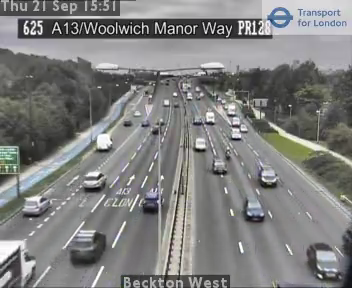
#> input picture frame 27 of inputs/625_201709211551.mp4, 352 x 288 px, given in place of 20181123_130509Stable.mp4, which was not available
$ python haarCascades.py
#> lines starting #> are read from the running program, lines starting #| are printed output that depends on the picture; after the words box and inside, x2 and y2 are one past the last pixel; in counts of white or black regions, pixels touching at a corner belong together; pictures that were not available may be replaced by others from this repository, and a replacement may not be noted
#!/usr/bin/env python3
# -*- coding: utf-8 -*-

import numpy as np
import cv2
import os

# get working directory
loc = os.path.abspath('')

#this is the cascade
car_cascade = cv2.CascadeClassifier(loc+'/trafficCounter/classifier/cars3.xml')

# Video source
inputFile = loc+'/trafficCounter/inputs/20181123_130509Stable.mp4'
cap = cv2.VideoCapture(inputFile)

# get frame size
frame_w = int(cap.get(cv2.CAP_PROP_FRAME_WIDTH))
frame_h = int(cap.get(cv2.CAP_PROP_FRAME_HEIGHT))

# create a mask (manual for each camera)
mask = np.zeros((frame_h,frame_w), np.uint8)
mask[:,:] = 255
mask[:120, :] = 0

frame_no = 0

ret, img = cap.read()
#> img is the input picture: shape (288, 352, 3); mean B, G, R 127.1, 127.9, 127.6

while ret:
    ret, img = cap.read()
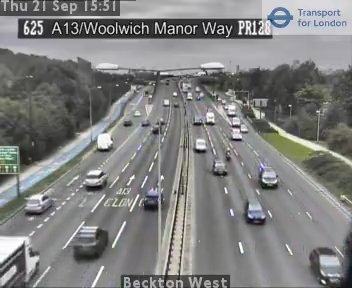
#> input picture frame 28 of inputs/625_201709211551.mp4, 352 x 288 px, given in place of 20181123_130509Stable.mp4, which was not available
#> img is the input picture: shape (288, 352, 3); mean B, G, R 127.3, 128.1, 127.8
    frame_no = frame_no + 1

    gray = cv2.cvtColor(img, cv2.COLOR_BGR2GRAY)

    # apply mask
    gray = cv2.bitwise_and(gray, gray, mask = mask)
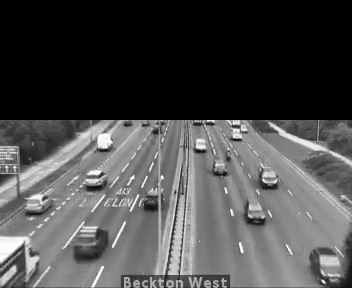
#> gray: shape (288, 352); min 0, max 255, mean 75.4

    # image, reject levels level weights.
    cars = car_cascade.detectMultiScale(gray, 1.008, 5)
#> cars = [[209, 161, 22, 22], [82, 162, 23, 23], [254, 165, 35, 35], [138, 190, 27, 27], [239, 202, 33, 33], [74, 160, 43, 43], [60, 223, 52, 52], [10, 182, 48, 48], [72, 118, 53, 53]]

    # add this
    for (x,y,w,h) in cars:
        cv2.rectangle(img,(x,y),(x+w,y+h),(255,255,0),2)

        roi_gray = gray[y:y+h, x:x+w]
        roi_color = img[y:y+h, x:x+w]
#> this loop made 9 passes
#> pass 1, `roi_gray = gray[y:y+h, x:x+w]`:
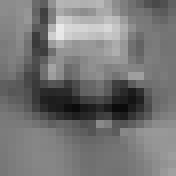
#> roi_gray: shape (22, 22) (shown 8 times larger); min 11, max 233, mean 117.5
#> pass 1, `roi_color = img[y:y+h, x:x+w]`:
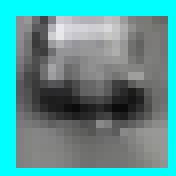
#> roi_color: shape (22, 22, 3) (shown 8 times larger); mean B, G, R 149.6, 149.9, 85.4
#> pass 2, `roi_gray = gray[y:y+h, x:x+w]`:
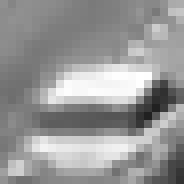
#> roi_gray: shape (23, 23) (shown 8 times larger); min 33, max 255, mean 151
#> pass 2, `roi_color = img[y:y+h, x:x+w]`:
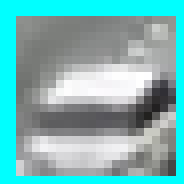
#> roi_color: shape (23, 23, 3) (shown 8 times larger); mean B, G, R 180.7, 180.6, 118.3
#> after the loop:
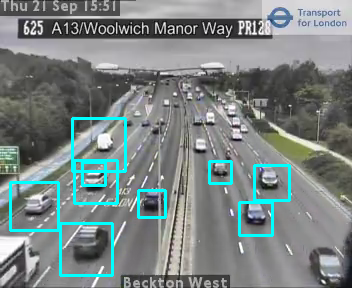
#> img: shape (288, 352, 3); 3.85% of pixels changed, all inside (x1, y1, x2, y2) = (9, 117, 291, 277)

    print('Processing %d : cars detected : [%s]' % (frame_no, len(cars)))
#| Processing 1 : cars detected : [9]

    cv2.imshow('img',img)
    if cv2.waitKey(27) and 0xFF == ord('q'):
#> (key q is pressed here)
        break

cap.release()
cv2.destroyAllWindows()

$ run again, starting later in the video
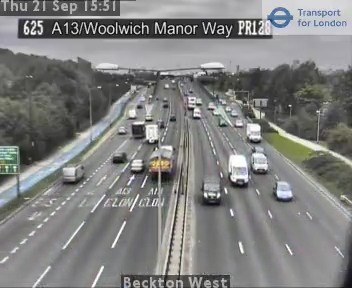
#> input picture frame 125 of inputs/625_201709211551.mp4, 352 x 288 px, given in place of 20181123_130509Stable.mp4, which was not available
#> img is the input picture: shape (288, 352, 3); mean B, G, R 127.4, 128.4, 128.2
#> `gray = cv2.bitwise_and(gray, gray, mask = mask)`:
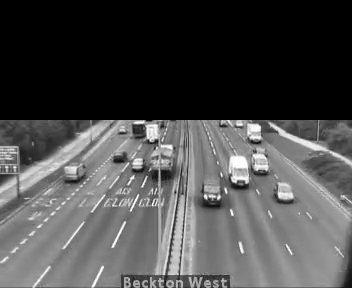
#> gray: shape (288, 352); min 0, max 255, mean 75.9
#> cars = [[106, 144, 26, 26], [248, 158, 25, 25], [272, 184, 28, 28], [185, 176, 48, 48], [225, 166, 32, 32], [117, 109, 39, 39], [241, 143, 47, 47]]
#> the loop `for (x,y,w,h) in cars:` made 7 passes
#> after the loop `for (x,y,w,h) in cars:`:
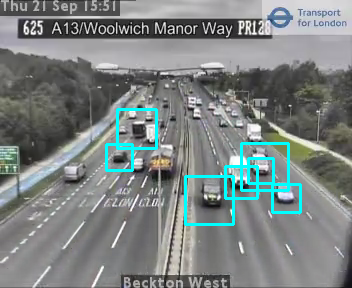
#> img: shape (288, 352, 3); mean B, G, R 130.6, 131.5, 124.3
#| Processing 1 : cars detected : [7]

$ run again, starting later in the video
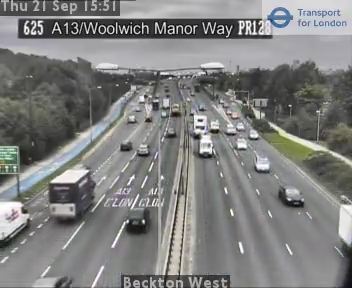
#> input picture frame 222 of inputs/625_201709211551.mp4, 352 x 288 px, given in place of 20181123_130509Stable.mp4, which was not available
#> img is the input picture: shape (288, 352, 3); mean B, G, R 127, 127.9, 127.8
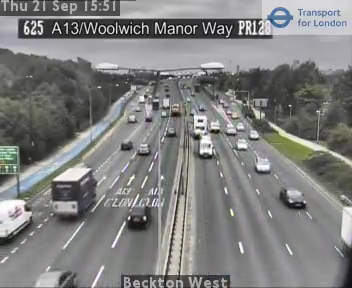
#> input picture frame 223 of inputs/625_201709211551.mp4, 352 x 288 px, given in place of 20181123_130509Stable.mp4, which was not available
#> img is the input picture: shape (288, 352, 3); mean B, G, R 126.9, 127.9, 127.7
#> cars = [[113, 133, 24, 24], [195, 144, 21, 21], [159, 121, 23, 23], [241, 125, 23, 23], [278, 183, 37, 37], [114, 200, 43, 43], [35, 187, 53, 53], [256, 167, 64, 64]]
#> the loop `for (x,y,w,h) in cars:` made 8 passes
#> after the loop `for (x,y,w,h) in cars:`:
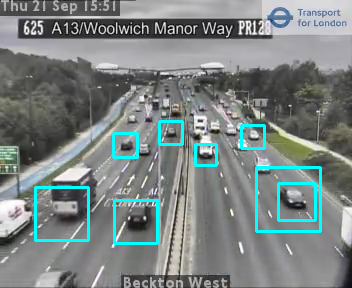
#> img: shape (288, 352, 3); 3.38% of pixels changed, all inside (x1, y1, x2, y2) = (34, 120, 322, 245)
#| Processing 1 : cars detected : [8]
